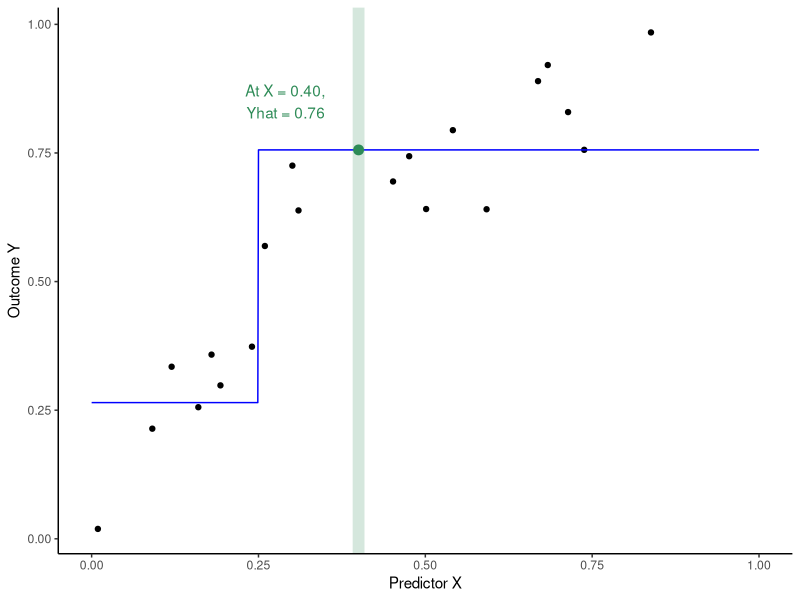
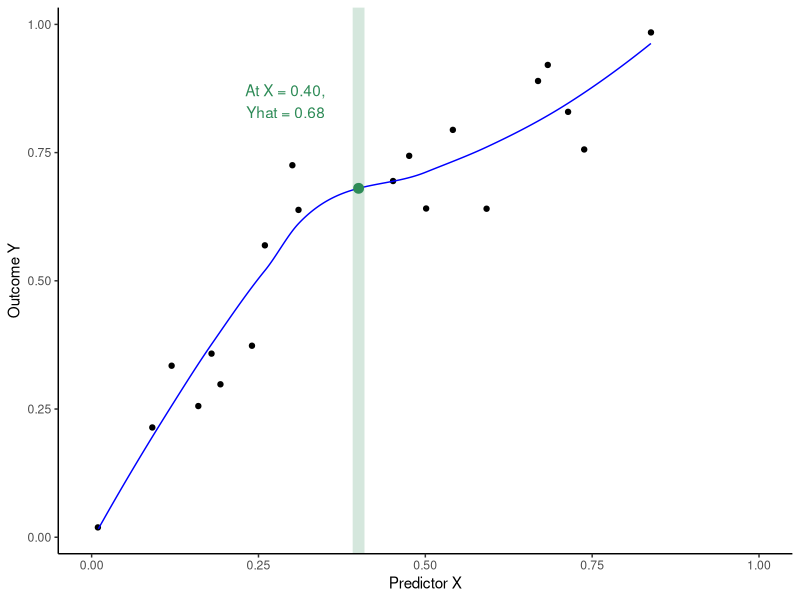
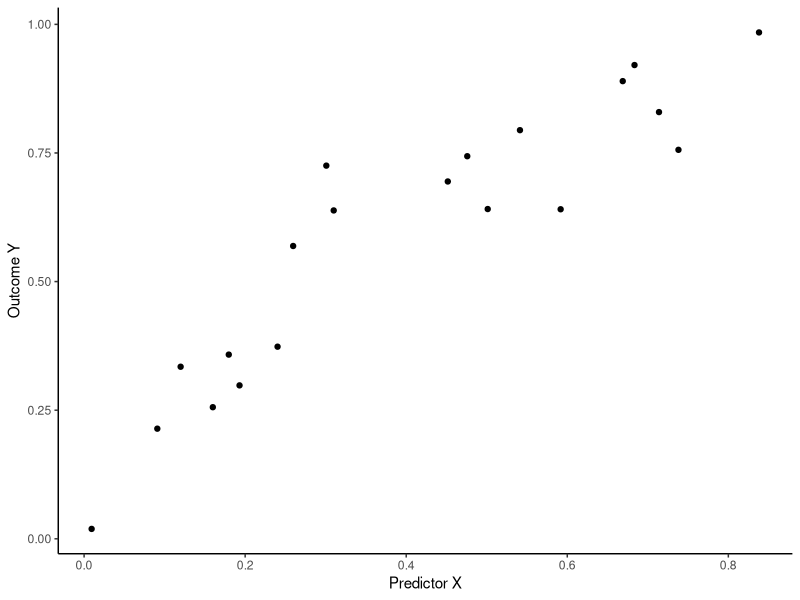
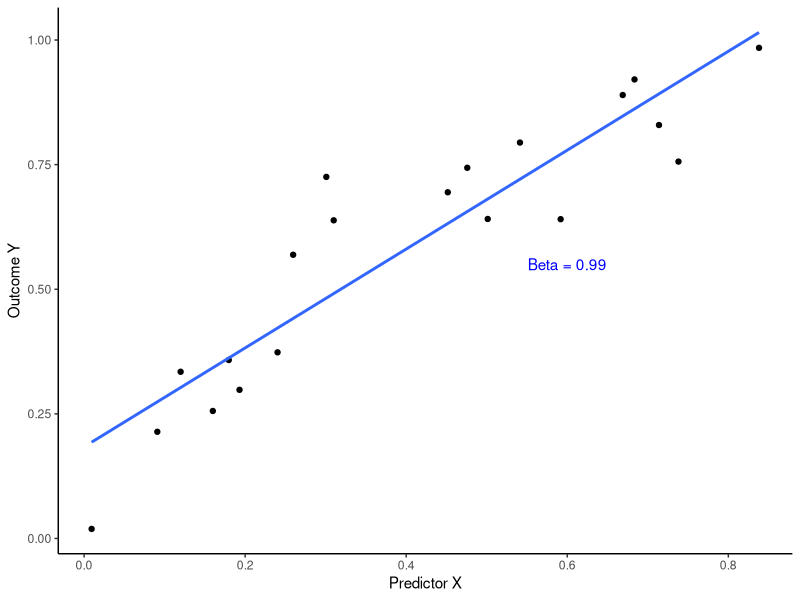
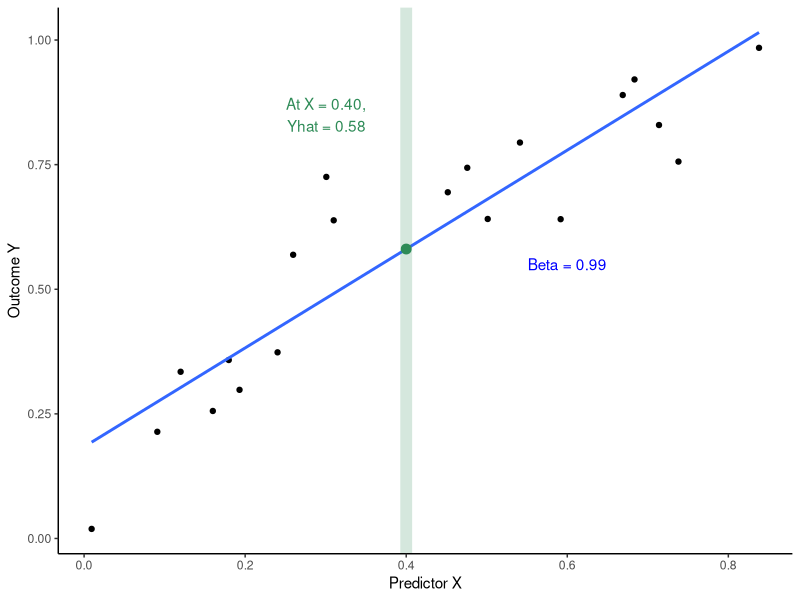
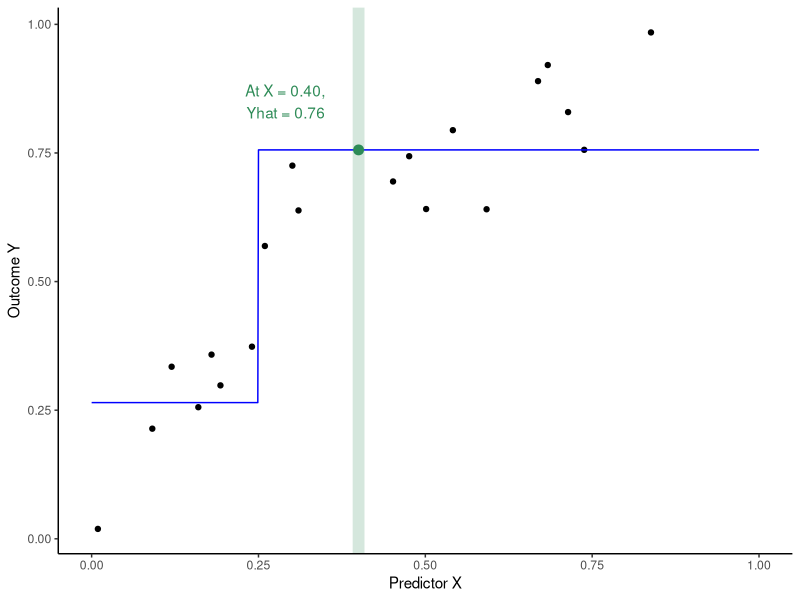
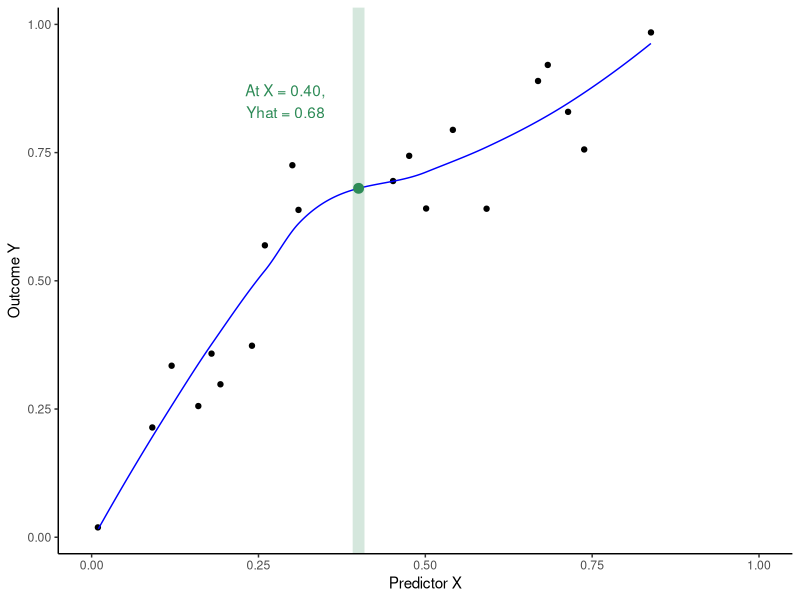

R code for these plots, in order:

library(tidyverse)

set.seed(90095)

sim <- tibble(x = runif(20)) |>
  mutate(y = rnorm(n(), sqrt(x), .1))

fit <- lm(y ~ x, data = sim)
prediction <- predict(fit, newdata = tibble(x = .4))

plot <- sim |> 
  ggplot(aes(x = x, y = y)) +
  geom_point() +
  xlab("Predictor X") +
  ylab("Outcome Y") +
  theme_classic()

ggsave("slides/illustration_1.pdf", plot = plot, height = 4, width = 4)

plot <- plot +
  geom_smooth(method = "lm", se = F) +
  annotate(geom = "text", color = "blue",
           x = .6, y = .55,
           label = paste0("Beta = ",round(coef(fit)[2],2)))

ggsave("slides/illustration_2.pdf", plot = plot, height = 4, width = 4)

plot <- plot +
  geom_vline(xintercept = 0.4, size = 4, alpha = .2, color = "seagreen") +
  annotate(geom = "point", 
           x = 0.4, 
           y = prediction,
           color = "seagreen", size = 3) +
  annotate(geom = "text", x = .35, y = .85,
           hjust = 1, 
           label = paste0("At X = 0.40,\nYhat = ",round(prediction,2)),
           color = "seagreen")

ggsave("slides/illustration_3.pdf", plot = plot, height = 4, width = 4)

  
# rpart as plug-in

fit <- rpart::rpart(y ~ x, data = sim)
prediction <- predict(fit, newdata = tibble(x = .4))
predicted_steps <- tibble(x = seq(0,1,.001))
predicted_steps <- predicted_steps |>
  mutate(yhat = predict(fit, newdata = predicted_steps))

sim |> 
  ggplot(aes(x = x)) +
  geom_point(aes(y = y)) +
  geom_line(data = predicted_steps, aes(x = x, y = yhat), color = "blue") +
  xlab("Predictor X") +
  ylab("Outcome Y") +
  theme_classic() +
  geom_vline(xintercept = 0.4, size = 4, alpha = .2, color = "seagreen") +
  annotate(geom = "point", 
           x = 0.4, 
           y = prediction,
           color = "seagreen", size = 3) +
  annotate(geom = "text", x = .35, y = .85,
           hjust = 1, 
           label = paste0("At X = 0.40,\nYhat = ",round(prediction,2)),
           color = "seagreen")

ggsave("slides/illustration_rpart.pdf", height = 4, width = 4)

# loess as plug-in

fit <- loess(y ~ x, data = sim)
prediction <- predict(fit, newdata = tibble(x = .4))
predicted_curve <- tibble(x = seq(0,1,.001))
predicted_curve <- predicted_curve |>
  mutate(yhat = predict(fit, newdata = predicted_curve))

sim |> 
  ggplot(aes(x = x)) +
  geom_point(aes(y = y)) +
  geom_line(data = predicted_curve, aes(x = x, y = yhat), color = "blue") +
  xlab("Predictor X") +
  ylab("Outcome Y") +
  theme_classic() +
  geom_vline(xintercept = 0.4, size = 4, alpha = .2, color = "seagreen") +
  annotate(geom = "point", 
           x = 0.4, 
           y = prediction,
           color = "seagreen", size = 3) +
  annotate(geom = "text", x = .35, y = .85,
           hjust = 1, 
           label = paste0("At X = 0.40,\nYhat = ",round(prediction,2)),
           color = "seagreen")

ggsave("slides/illustration_loess.pdf", height = 4, width = 4)

